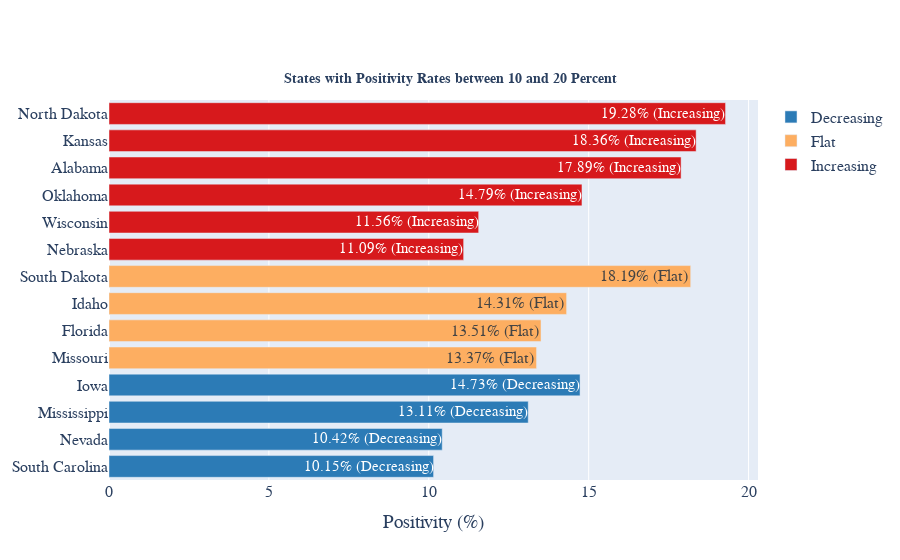

The code cell stored with this chart in its notebook:
### Code cell
# layout = go.Layout(plot_bgcolor='rgb(230,230,230)')

# fig = go.Figure(layout=layout)
fig = go.Figure()


fig.add_trace(go.Bar(
            x=decr["Positivity"],
            y=decr["State"],
            text=decr["text"],
            hovertemplate =
                '<extra></extra>'+
                '<br>Positivity: %{x:.1f}%'+
                '<br>State: %{y}<br>',
            textposition='auto',
            marker_color='rgb(44,123,182)',
            name = "Decreasing",
            orientation='h'))

fig.add_trace(go.Bar(
            x=flat["Positivity"],
            y=flat["State"],
            text=flat["text"],
            hovertemplate =
                '<extra></extra>'+
                '<br>Positivity: %{x:.1f}%'+
                '<br>State: %{y}<br>',
            textposition='auto',
            marker_color='rgb(253,174,97)',
            name = "Flat",
            orientation='h'))

fig.add_trace(go.Bar(
            x=incr["Positivity"],
            y=incr["State"],
            text=incr["text"],
            hovertemplate =
                '<extra></extra>'+
                '<br>Positivity: %{x:.1f}%'+
                '<br>State: %{y}<br>',
            textposition='auto',
            marker_color='rgb(215,25,28)',
            name = "Increasing",
            orientation='h'))



# fig.update_traces(texttemplate='%{text:.1f}%')

fig.update_xaxes(title="Positivity (%)")

fig.update_layout(title="<b>States with Positivity Rates between 10 and 20 Percent</b>",
                 title_x = 0.5, title_y=0.87)

# fig.update_layout(yaxis={'categoryorder':'total ascending'})

fig.update_layout(showlegend=True, 
        title=dict(font=dict(
            family="Courier New, monospace",
            size=14,
        )
    ),
                  
        font=dict(
        family="Courier New, monospace",
        size=16,
    ))


fig.show()

### Figure 1 — Plotly figure (JSON) as saved in the notebook; plotly's stock layout.template omitted (floating-point values rounded to 4 significant figures)
{"data": [{"hovertemplate": "<extra></extra><br>Positivity: %{x:.1f}%<br>State: %{y}<br>", "marker": {"color": "rgb(44,123,182)"}, "name": "Decreasing", "orientation": "h", "text": ["10.15% (Decreasing)", "10.42% (Decreasing)", "13.11% (Decreasing)", "14.73% (Decreasing)"], "textposition": "auto", "type": "bar", "x": [10.15, 10.42, 13.11, 14.73], "y": ["South Carolina", "Nevada", "Mississippi", "Iowa"]}, {"hovertemplate": "<extra></extra><br>Positivity: %{x:.1f}%<br>State: %{y}<br>", "marker": {"color": "rgb(253,174,97)"}, "name": "Flat", "orientation": "h", "text": ["13.37% (Flat)", "13.51% (Flat)", "14.31% (Flat)", "18.19% (Flat)"], "textposition": "auto", "type": "bar", "x": [13.37, 13.51, 14.31, 18.19], "y": ["Missouri", "Florida", "Idaho", "South Dakota"]}, {"hovertemplate": "<extra></extra><br>Positivity: %{x:.1f}%<br>State: %{y}<br>", "marker": {"color": "rgb(215,25,28)"}, "name": "Increasing", "orientation": "h", "text": ["11.09% (Increasing)", "11.56% (Increasing)", "14.79% (Increasing)", "17.89% (Increasing)", "18.36% (Increasing)", "19.28% (Increasing)"], "textposition": "auto", "type": "bar", "x": [11.09, 11.56, 14.79, 17.89, 18.36, 19.28], "y": ["Nebraska", "Wisconsin", "Oklahoma", "Alabama", "Kansas", "North Dakota"]}], "layout": {"font": {"family": "Courier New, monospace", "size": 16}, "showlegend": true, "title": {"font": {"family": "Courier New, monospace", "size": 14}, "text": "<b>States with Positivity Rates between 10 and 20 Percent</b>", "x": 0.5, "y": 0.87}, "xaxis": {"title": {"text": "Positivity (%)"}}}}
